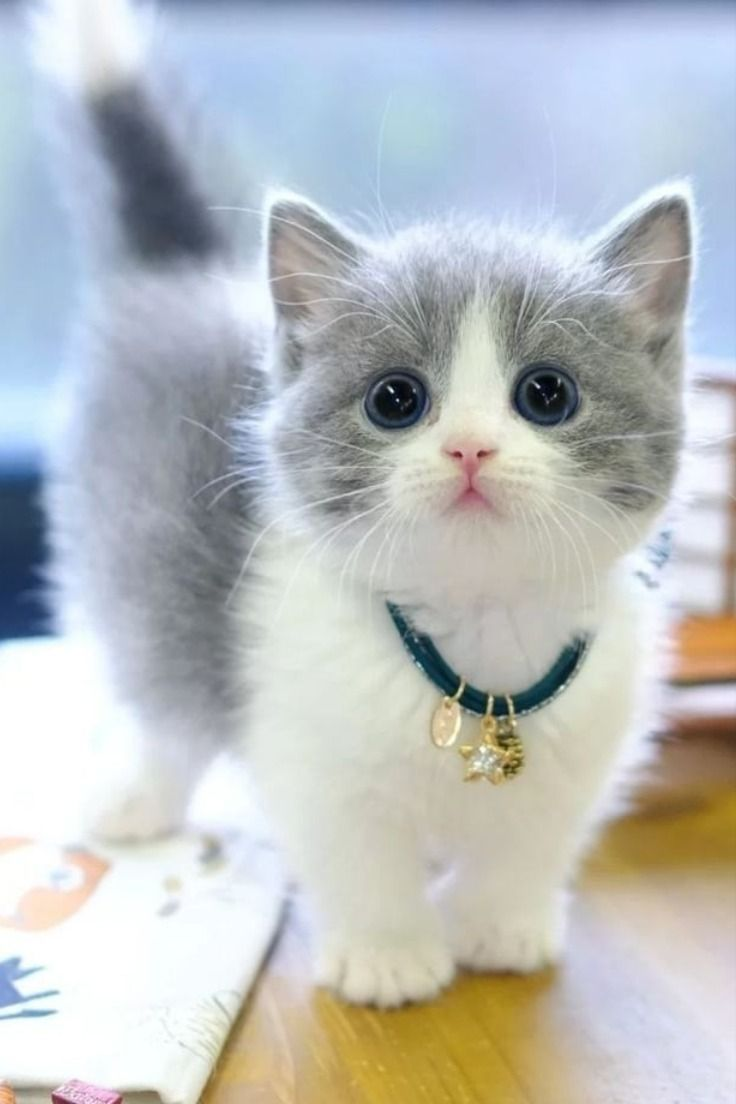
#> input picture practice_images/cats_1.jpg, 736 x 1104 px, found by its file name
$ python basic_functions.py
#> lines starting #> are read from the running program, lines starting #| are printed output that depends on the picture; after the words box and inside, x2 and y2 are one past the last pixel; in counts of white or black regions, pixels touching at a corner belong together
#> further down, img is the input picture: shape (1104, 736, 3); mean B, G, R 191.8, 190.6, 186.7
### rescaling.py
import cv2 as cv
def rescaled_frame(frame,scale=0.75):
#> called with scale = 0.75
    width=int(frame.shape[1]*scale)
#> width = 552
    height=int(frame.shape[0]*scale)
#> height = 828
    dimensions=(width,height)
#> dimensions = (552, 828)

    return cv.resize(frame,dimensions,interpolation=cv.INTER_AREA)
#The example code :
    capture=cv.VideoCapture("D:\CV_practice\practice_videos\dog_video1.mp4")
# [9 lines of commented-out code are left out]

### basic_functions.py
import cv2 as cv
from rescaling import rescaled_frame
img =cv.imread("D:\CV_practice\practice_images\cats_1.jpg")
rescaled_image=rescaled_frame(img)
cv.imshow('image',rescaled_image)
gray=cv.cvtColor(rescaled_image,cv.COLOR_BGR2GRAY)
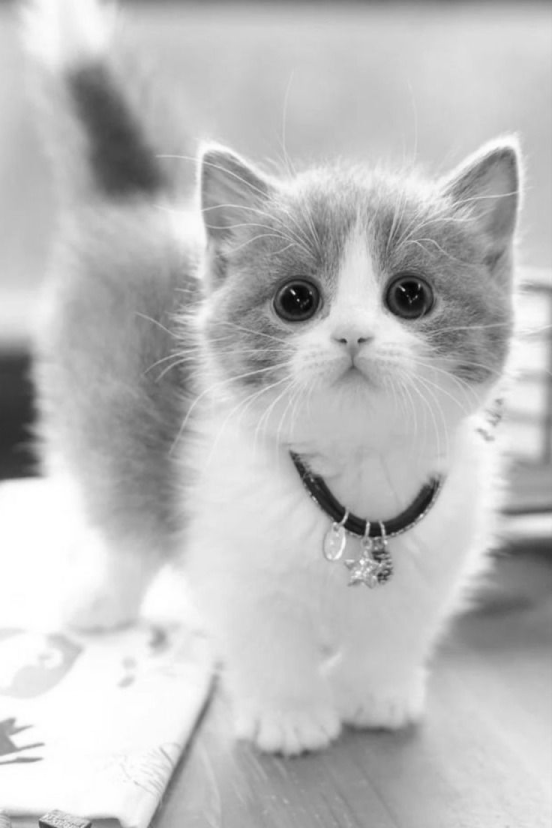
#> gray: shape (828, 552); min 3, max 255, mean 189.6
#cv.imshow('Gray',gray)

#blurring an image:
blur=cv.GaussianBlur(rescaled_image,(7,7),cv.BORDER_DEFAULT) #the value of k_size is the amount of blur we want to apply ,
#so to increase the blur we have to increase the value of k_size but it can only be odd and positive integer as the function work by finding the center point of the grid and the even values do not have a proper center.
#cv.imshow('blur',blur)

#Edge Cascading :Basically displays the edges present in the images .
canny=cv.Canny(rescaled_image,125,250)
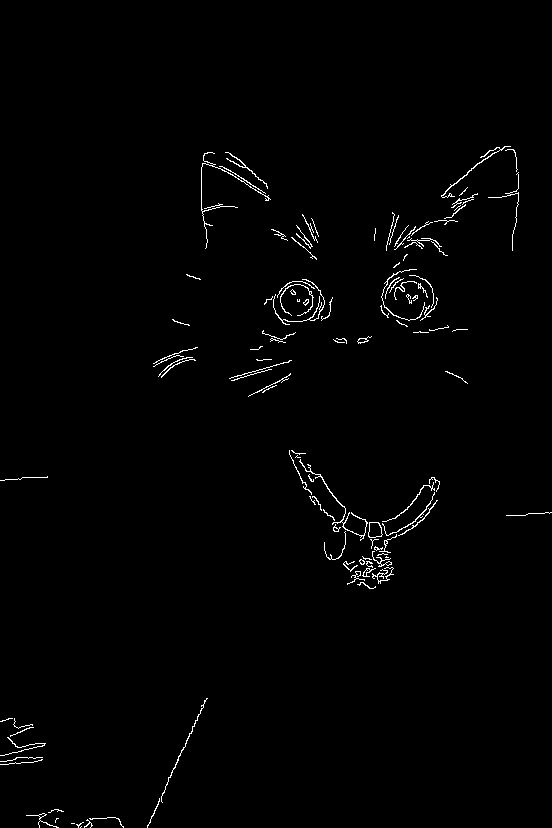
#> canny: shape (828, 552); 1.1% white in thin lines or dots, all inside (x1, y1, x2, y2) = (0, 146, 552, 828)
#cv.imshow('EDGE',canny)

#Dilating the image:Making the edges of the image sharper and adds pixels to boundaries of the objects .
dilated=cv.dilate(canny,(11,11),iterations=2)
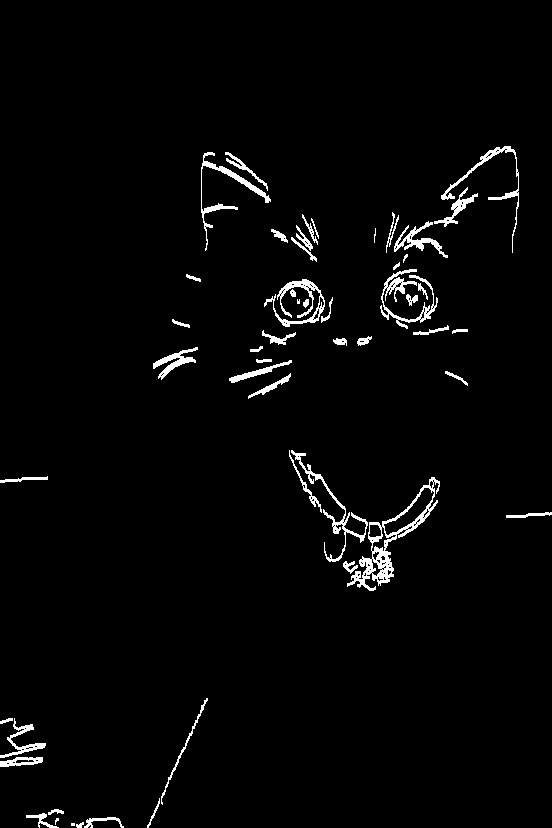
#> dilated: shape (828, 552); 2.4% white; 52 white regions (4 under 20 px), largest, box (x1, y1, x2, y2) and area: (347, 477, 440, 591) 1687, (380, 269, 438, 329) 843, (291, 450, 368, 562) 776
#cv.imshow('dilated(11X11)',dilated)

#Eroding the image :toning down the sharpness of the edges of an image,makes it pretty close to the original edged image not completely restores the image :
eroded=cv.erode(dilated,(11,11),iterations=2)
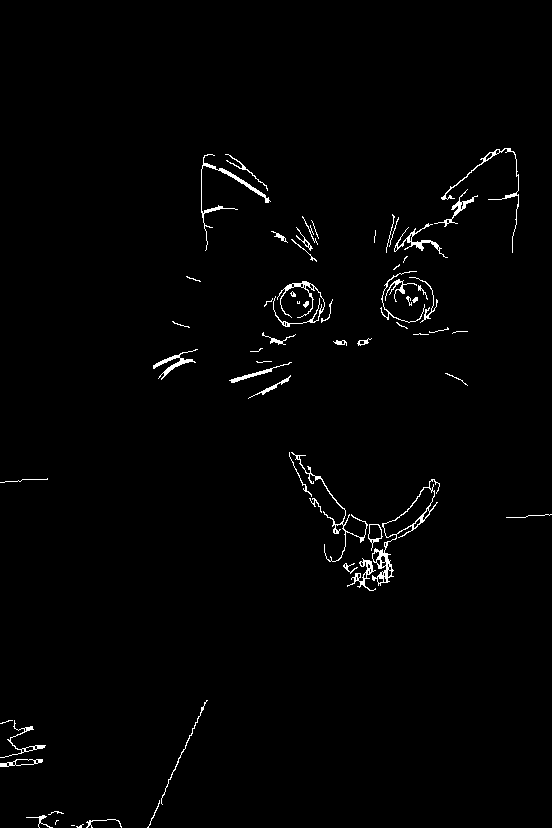
#> eroded: shape (828, 552); 1.3% white in thin lines or dots, all inside (x1, y1, x2, y2) = (0, 148, 552, 828)
#cv.imshow('eroded',eroded)

#Resizing an image:
resized=cv.resize(img,(500,500),interpolation=cv.INTER_AREA) #here 500,500 is the desired resized image size
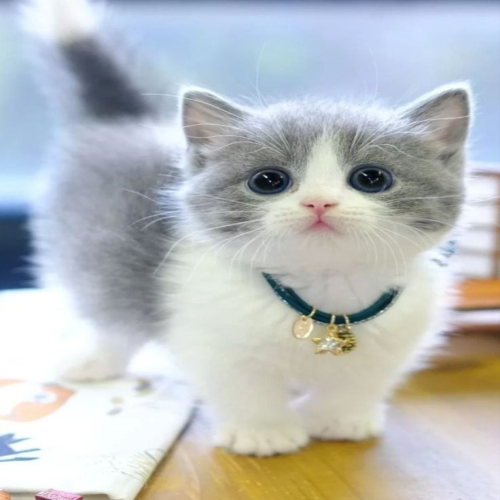
#> resized: shape (500, 500, 3); mean B, G, R 191.8, 190.6, 186.7
cv.imshow('resized',resized)

#Cropping an image:
cropped=img[120:300,300:500] #it uses the fact that an image is an array so basically its just slicing of an array.
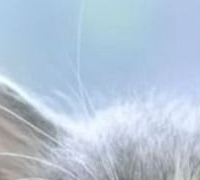
#> cropped: shape (180, 200, 3); mean B, G, R 216.8, 198.5, 181.2
cv.imshow('cropped',cropped)
cv.waitKey(0)
